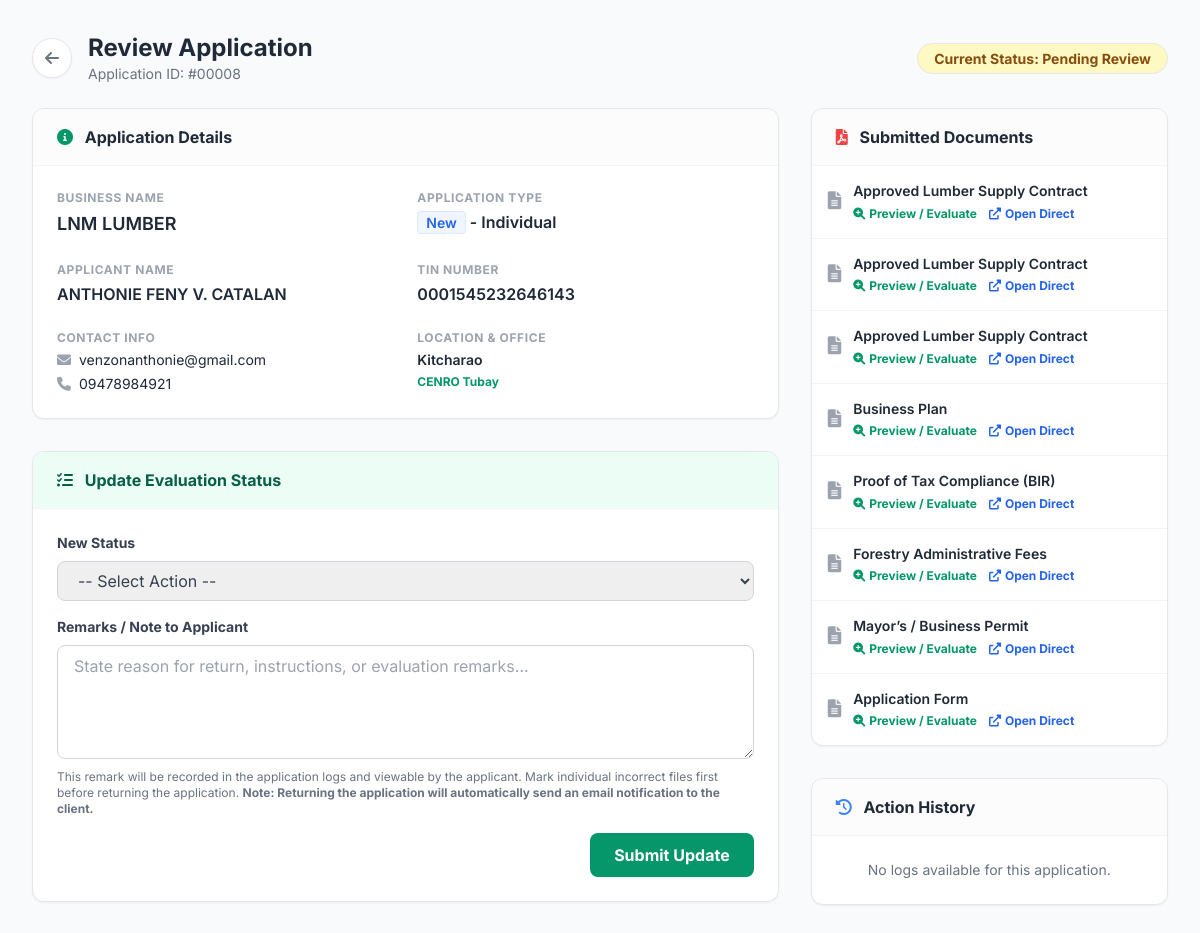
The app's page /view_application.php?id=8 (signed in), older data.
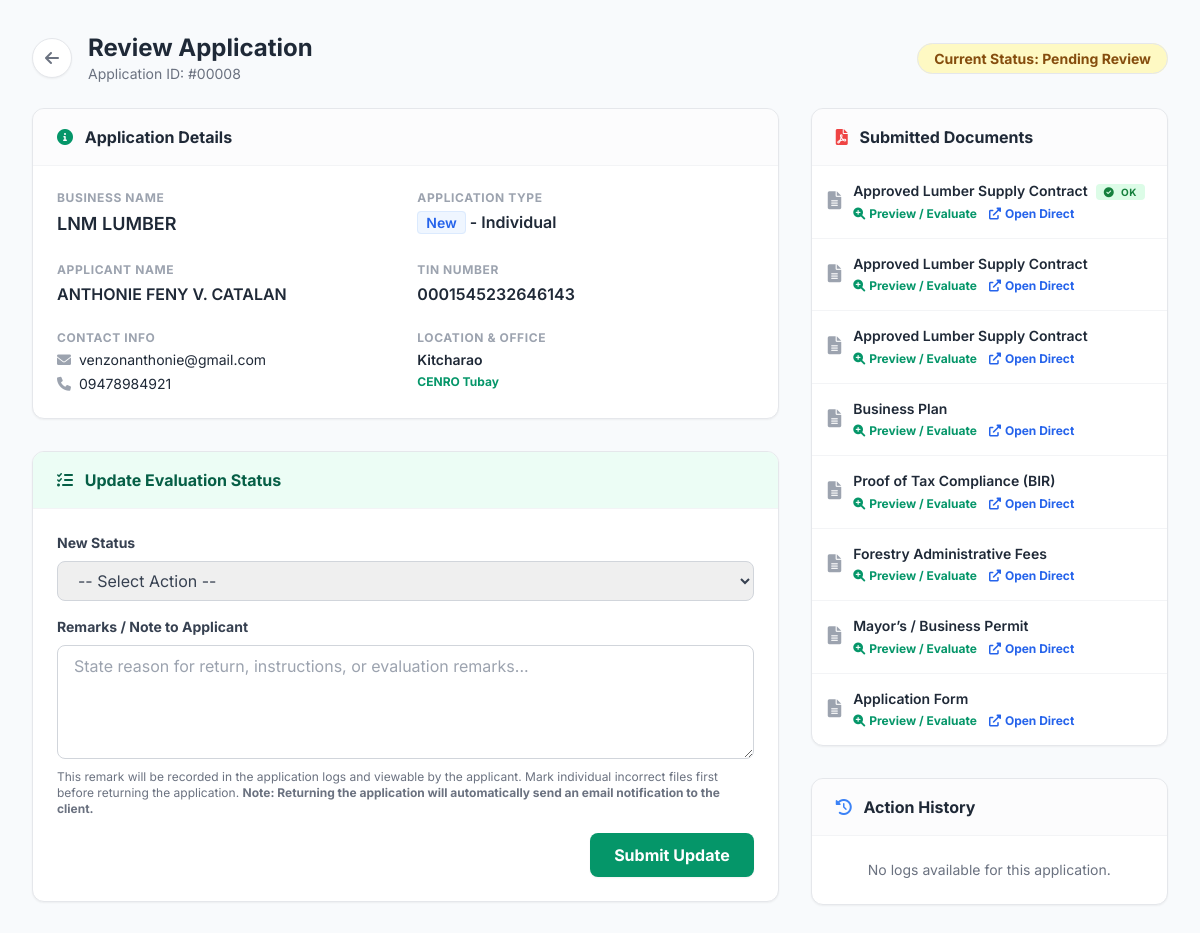
The same page, newer data.
### tables this page shows
CREATE TABLE `permit_requirements_files` (
  `file_id` int(11) NOT NULL,
  `app_id` int(11) NOT NULL,
  `requirement_id` int(11) NOT NULL,
  `file_path` text NOT NULL,
  `status` varchar(50) DEFAULT 'Pending'
);

CREATE TABLE `requirements` (
  `id` int(11) NOT NULL,
  `requirement_name` varchar(255) NOT NULL,
  `download_link` varchar(255) DEFAULT NULL,
  `new_app_status` varchar(100) NOT NULL,
  `renewal_app_status` varchar(100) NOT NULL,
  `sequence` int(11) DEFAULT 0
);

### view_application.php (the view, shortened to what the changed rows need)
<?php
require 'db.php';
$app_id = intval($_GET['id']);
$protocol = isset($_SERVER['HTTPS']) && $_SERVER['HTTPS'] === 'on' ? "https" : "http";
$base_url = $protocol . "://" . $_SERVER['HTTP_HOST'] . rtrim(dirname($_SERVER['REQUEST_URI']), '/\\') . "/";
$query_reqs = "SELECT prf.*, r.requirement_name
               FROM permit_requirements_files prf
               JOIN requirements r ON prf.requirement_id = r.id
               WHERE prf.app_id = :app_id";
$stmt_reqs = $pdo->prepare($query_reqs);
$stmt_reqs->execute([':app_id' => $app_id]);
$requirements = $stmt_reqs->fetchAll(PDO::FETCH_ASSOC);
?>
<!DOCTYPE html>
<html lang="en">
<head>
    <script src="https://cdn.tailwindcss.com"></script>
    <link href="https://cdnjs.cloudflare.com/ajax/libs/font-awesome/6.0.0/css/all.min.css" rel="stylesheet">
</head>
<body class="bg-slate-50 p-8">
    <div class="max-w-7xl mx-auto">
        <div class="mb-6 flex items-center justify-between">
            <div class="flex items-center gap-4">
                <div>
                    <h1 class="text-2xl font-bold text-gray-800">Review Application</h1>
                </div>
            </div>
        </div>
        <div class="grid grid-cols-1 lg:grid-cols-3 gap-8">
            <div class="space-y-8">
                <div class="bg-white rounded-xl shadow-sm border border-gray-200 overflow-hidden">
                    <div class="p-0">
                        <?php if(count($requirements) > 0): ?>
                            <ul class="divide-y divide-gray-100">
                                <?php foreach($requirements as $index => $req): ?>
                                    <li class="p-4 hover:bg-gray-50 flex items-start gap-3 transition">
                                        <i class="fas fa-file-alt text-gray-400 mt-1 text-lg"></i>
                                        <div class="flex-1">
                                            <p id="doc-title-<?php echo $index; ?>" class="text-sm font-semibold text-gray-800 mb-1 leading-tight flex items-center flex-wrap gap-2">
                                                <?php echo htmlspecialchars($req['requirement_name']); ?>
                                                <span id="doc-badge-<?php echo $index; ?>">
                                                    <?php if(isset($req['status']) && $req['status'] === 'OK'): ?>
                                                        <span class="px-2 py-0.5 bg-green-100 text-green-700 text-[10px] uppercase tracking-wider font-bold rounded"><i class="fas fa-check-circle mr-1"></i> OK</span>
                                                    <?php elseif(isset($req['status']) && $req['status'] === 'Incorrect'): ?>
                                                        <span class="px-2 py-0.5 bg-red-100 text-red-700 text-[10px] uppercase tracking-wider font-bold rounded"><i class="fas fa-exclamation-circle mr-1"></i> Incorrect File</span>
                                                    <?php endif; ?>
                                                </span>
                                            </p>
                                            <div class="mt-1.5 flex items-center gap-3">
                                                <button type="button" onclick="openDocumentModal(<?php echo $index; ?>)" class="inline-flex items-center text-xs font-bold text-emerald-600 hover:text-emerald-800 transition">
                                                    <i class="fas fa-search-plus mr-1"></i> Preview / Evaluate
                                                </button>
                                                <a href="<?php echo $base_url . htmlspecialchars($req['file_path']); ?>" target="_blank" class="inline-flex items-center text-xs font-bold text-blue-600 hover:text-blue-800 transition">
                                                    <i class="fas fa-external-link-alt mr-1"></i> Open Direct
                                                </a>
                                            </div>
                                        </div>
                                    </li>
                                <?php endforeach; ?>
                            </ul>
                        <?php else: ?>
                            <div class="p-6 text-center text-gray-500 text-sm">
                                No requirements uploaded.
                            </div>
                        <?php endif; ?>
                    </div>
                </div>
            </div>
        </div>
    </div>
</body>
</html>

Row changes from the older to the newer data that the page shows:
changed permit_requirements_files (number 1 of 8 on the later page): now shows "OK"
